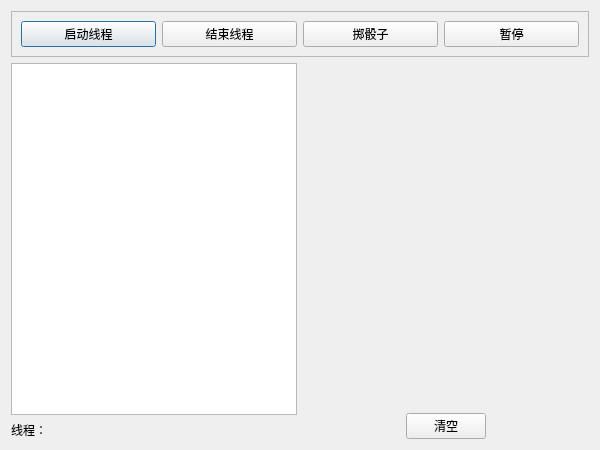
<?xml version="1.0" encoding="UTF-8"?>
<ui version="4.0">
 <class>DiceDialog</class>
 <widget class="QDialog" name="DiceDialog">
  <property name="geometry">
   <rect>
    <x>0</x>
    <y>0</y>
    <width>600</width>
    <height>450</height>
   </rect>
  </property>
  <property name="minimumSize">
   <size>
    <width>600</width>
    <height>450</height>
   </size>
  </property>
  <property name="windowTitle">
   <string>DiceDialog</string>
  </property>
  <layout class="QGridLayout" name="gridLayout">
   <item row="0" column="0" colspan="2">
    <widget class="QFrame" name="BtnFrame">
     <property name="frameShape">
      <enum>QFrame::StyledPanel</enum>
     </property>
     <property name="frameShadow">
      <enum>QFrame::Raised</enum>
     </property>
     <layout class="QHBoxLayout" name="horizontalLayout">
      <item>
       <widget class="QPushButton" name="startThreadBtn">
        <property name="text">
         <string>启动线程</string>
        </property>
       </widget>
      </item>
      <item>
       <widget class="QPushButton" name="finishThreadBtn">
        <property name="text">
         <string>结束线程</string>
        </property>
       </widget>
      </item>
      <item>
       <widget class="QPushButton" name="beginRollDiceBtn">
        <property name="text">
         <string>掷骰子</string>
        </property>
       </widget>
      </item>
      <item>
       <widget class="QPushButton" name="pauseBtn">
        <property name="text">
         <string>暂停</string>
        </property>
       </widget>
      </item>
     </layout>
    </widget>
   </item>
   <item row="1" column="0">
    <layout class="QVBoxLayout" name="verticalLayout">
     <item>
      <widget class="QPlainTextEdit" name="resultTextEdit"/>
     </item>
     <item>
      <widget class="QLabel" name="threadStatusLabel">
       <property name="text">
        <string>线程：</string>
       </property>
      </widget>
     </item>
    </layout>
   </item>
   <item row="1" column="1">
    <layout class="QVBoxLayout" name="verticalLayout_2" stretch="5,1">
     <item>
      <widget class="QLabel" name="displayDiceLabel">
       <property name="text">
        <string/>
       </property>
       <property name="alignment">
        <set>Qt::AlignCenter</set>
       </property>
      </widget>
     </item>
     <item>
      <layout class="QHBoxLayout" name="horizontalLayout_2">
       <item>
        <spacer name="horizontalSpacer_2">
         <property name="orientation">
          <enum>Qt::Horizontal</enum>
         </property>
         <property name="sizeType">
          <enum>QSizePolicy::Expanding</enum>
         </property>
         <property name="sizeHint" stdset="0">
          <size>
           <width>40</width>
           <height>20</height>
          </size>
         </property>
        </spacer>
       </item>
       <item>
        <widget class="QPushButton" name="clearBtn">
         <property name="text">
          <string>清空</string>
         </property>
        </widget>
       </item>
       <item>
        <spacer name="horizontalSpacer">
         <property name="orientation">
          <enum>Qt::Horizontal</enum>
         </property>
         <property name="sizeType">
          <enum>QSizePolicy::Expanding</enum>
         </property>
         <property name="sizeHint" stdset="0">
          <size>
           <width>40</width>
           <height>20</height>
          </size>
         </property>
        </spacer>
       </item>
      </layout>
     </item>
    </layout>
   </item>
  </layout>
 </widget>
 <resources/>
 <connections/>
</ui>
